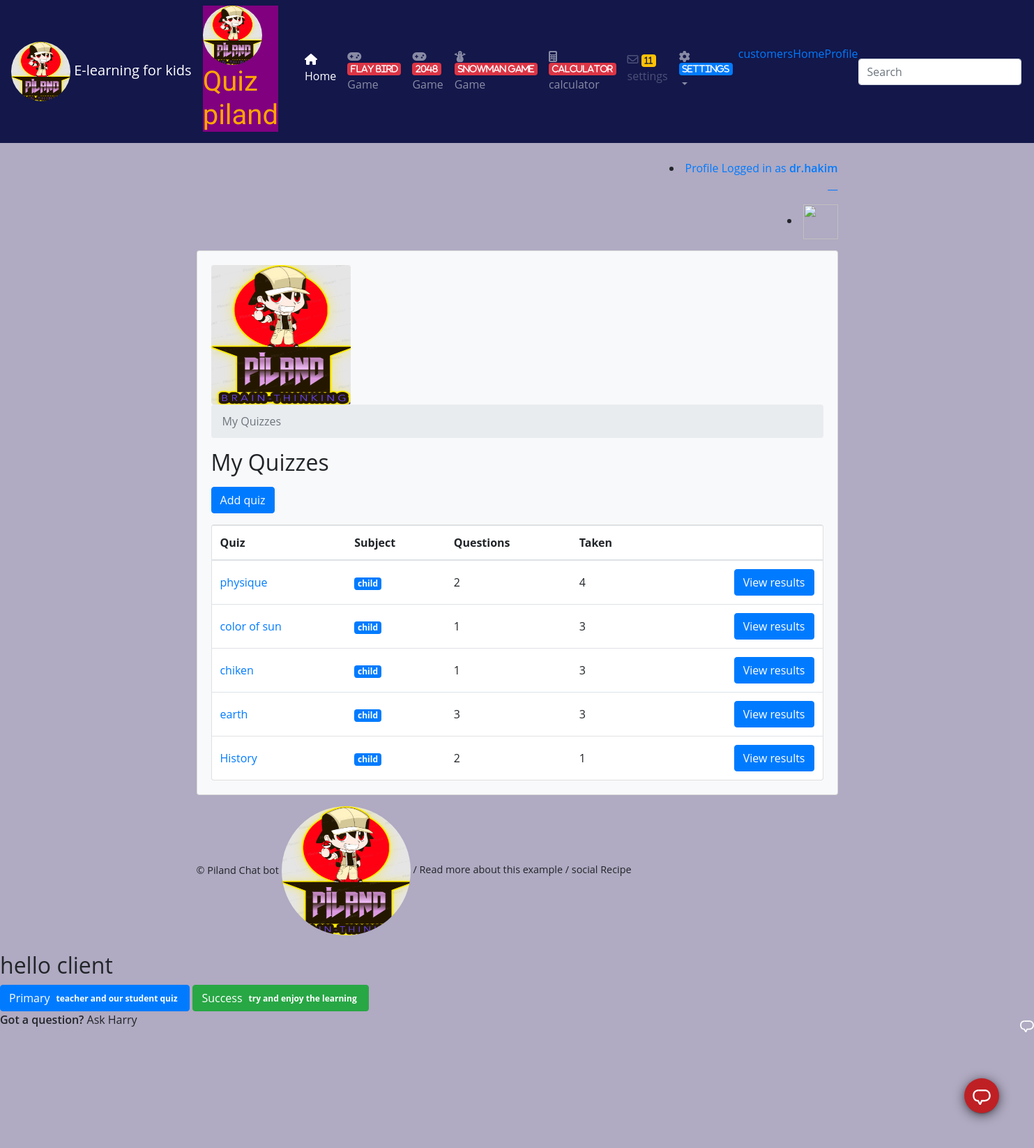
Page /teachers/ (signed in) on the committed database.
### account/models.py (models this page shows, shortened)
class User(AbstractUser):
    is_student = models.BooleanField(default=False)
    is_teacher = models.BooleanField(default=False)

class Quiz(models.Model):
    owner = models.ForeignKey(User, on_delete=models.CASCADE, related_name='quizzes')
    name = models.CharField(max_length=255)
    subject = models.ForeignKey(Subject, on_delete=models.CASCADE, related_name='quizzes')

class Subject(models.Model):
    name = models.CharField(max_length=30)
    color = models.CharField(max_length=7, default='#007bff')
    def get_html_badge(self):
        name = escape(self.name)
        color = escape(self.color)
        html = '<span class="badge badge-primary" style="background-color: %s">%s</span>' % (color, name)
        return mark_safe(html)

### account/views/teachers.py (the view)
# urls.py: path('', students.QuizListView.as_view(), name='quiz_list'),
@method_decorator([login_required, teacher_required], name='dispatch')
class QuizListView(ListView):
    model = Quiz
    ordering = ('name', )
    context_object_name = 'quizzes'
    template_name = 'classroom/teachers/quiz_change_list.html'
    def get_queryset(self):
        queryset = self.request.user.quizzes \
            .select_related('subject') \
            .annotate(questions_count=Count('questions', distinct=True)) \
            .annotate(taken_count=Count('taken_quizzes', distinct=True))
        return queryset

### templates/classroom/teachers/quiz_change_list.html
{% extends 'base.html' %}
{% block content %}
  <nav aria-label="breadcrumb">
    <ol class="breadcrumb">
      <li class="breadcrumb-item active" aria-current="page">My Quizzes</li>
    </ol>
  </nav>
  <h2 class="mb-3">My Quizzes</h2>
  <a href="{% url 'teachers:quiz_add' %}" class="btn btn-primary mb-3" role="button">Add quiz</a>
  <div class="card">
    <table class="table mb-0">
      <thead>
        <tr>
          <th>Quiz</th>
          <th>Subject</th>
          <th>Questions</th>
          <th>Taken</th>
          <th></th>
        </tr>
      </thead>
      <tbody>
        {% for quiz in quizzes %}
          <tr>
            <td class="align-middle"><a href="{% url 'teachers:quiz_change' quiz.pk %}">{{ quiz.name }}</a></td>
            <td class="align-middle">{{ quiz.subject.get_html_badge }}</td>
            <td class="align-middle">{{ quiz.questions_count }}</td>
            <td class="align-middle">{{ quiz.taken_count }}</td>
            <td class="text-right">
              <a href="{% url 'teachers:quiz_results' quiz.pk %}" class="btn btn-primary">View results</a>
            </td>
          </tr>
        {% empty %}
          <tr>
            <td class="bg-light text-center font-italic" colspan="5">You haven't created any quiz yet.</td>
          </tr>
        {% endfor %}
      </tbody>
    </table>
  </div>
{% endblock %}

### templates/base.html (shortened to what this page needs)
{% load static %}<!doctype html>
<html lang="en">
  <head>
    <link rel="stylesheet" href="https://maxcdn.bootstrapcdn.com/bootstrap/4.0.0/css/bootstrap.min.css">
    <link rel="stylesheet" type="text/css" href="{% static 'vendor/fontello-2f186091/css/fontello.css' %}">
    <link rel="stylesheet" type="text/css" href="{% static 'css/app.css' %}">
     <link rel="stylesheet" type="text/css" href="{% static 'css/app.scss' %}">
  <link rel="stylesheet" href="https://cdnjs.cloudflare.com/ajax/libs/font-awesome/4.7.0/css/font-awesome.min.css">
    {% if user.is_authenticated and user.is_teacher %}
      <link rel="stylesheet" type="text/css" href="{% static 'css/teachers.css' %}">
    {% else %}
      <link rel="stylesheet" type="text/css" href="{% static 'css/students.css' %}">
    {% endif %}
  </head>
  <body class="is-preload">
<div id="wrapper">
   {% if user.is_authenticated %}
  <nav class="navbar navbar-icon-top navbar-expand-lg navbar-dark" style="background:#13174a">
  <a class="navbar-brand" href="{% url 'home' %}">
      <img src="{%  static 'logh.PNG' %}"class="rounded-circle"  height="85" width="85" alt=" Quiz piland" />
      E-learning for kids</a>
<h1 class="logo" style="background:purple">
                <a href="/" style="color:orange">
                  <img src="{%  static 'logh.PNG' %}"class="rounded-circle"  height="85" width="85" alt=" Quiz piland" />
                   Quiz piland
                </a>
              </h1>
  <div class="collapse navbar-collapse" id="navbarSupportedContent">
    <ul class="navbar-nav mr-auto">
      <li class="nav-item active">
        <a class="nav-link" href="{% url 'home' %}">
          <i class="fa fa-home " aria-hidden="true"></i>
          Home
          </a>
      </li>
       <li class="nav-item">
        <a class="nav-link" href="https://gameflappyball.netlify.app/" target="_blank">
          <i class="fa fa-gamepad" aria-hidden="true">
            <span class="badge badge-danger">flay bird</span>
          </i>
          Game
        </a>
      </li>
       <li class="nav-item">
        <a class="nav-link" href="https://unruffled-lovelace-1de416.netlify.app/" target="_blank">
          <i class="fa fa-gamepad" aria-hidden="true">
            <span class="badge badge-danger">2048</span>
          </i>
          Game
        </a>
      </li>
       <li class="nav-item">
        <a class="nav-link" href="https://sitesgeneral.netlify.app/game.html" target="_blank">
         <i class="fas fa-snowman">
            <span class="badge badge-danger">snowman game </span>
          </i>
          Game
        </a>
      </li>
       <li class="nav-item">
        <a class="nav-link" href="https://calculatorscientifique.netlify.app/" target="_blank">
          <i class="fa fa-calculator">
            <span class="badge badge-danger">calculator</span>
          </i>
          calculator
        </a>
      </li>
      <li class="nav-item">
        <a class="nav-link disabled" href="#">
          <i class="fa fa-envelope-o">
            <span class="badge badge-warning">11</span>
          </i>
              settings
        </a>
      </li>
      <li class="nav-item dropdown">
        <a class="nav-link dropdown-toggle" href="#" id="navbarDropdown" role="button" data-toggle="dropdown" aria-haspopup="true" aria-expanded="false">
          <i class="fa fa-cog">
            <span class="badge badge-primary">
                  settings
            </span>
          </i>
        </a>
      </li>
      <li>
               <a  href="/customers/profile/">
                       customers
              </a>
              </li>
        <li><a href="{% url 'home' %}">Home</a></li>
                <li><a href="{% url 'view_profile'%}">Profile</a></li>
    </ul>
    <form class="form-inline my-2 my-lg-0">
      <input class="form-control mr-sm-2" type="text" placeholder="Search" aria-label="Search">
    </form>
  </div>
</nav>
{% endif %}
    <div class="container my-4">
      <div class="row justify-content-center">
        <div class="col-md-10 col-sm-12">
          <div class="row">
            <div class="col-6">
            </div>
            <div class="col-6 text-right">
              {% if user.is_authenticated %}
                 <li><a href="{% url 'view_profile'%}">Profile
                 Logged in as <strong>{{ user.username }}</strong>
                   <p>
                {{user.first_name}}  __  {{user.last_name}}
                   </p>
              {%if user.userprofile.image  %}
                    <li><img src="{{ user.userprofile.image.url}}" width="50" height="50"></li>
              {% else %}
              <li><img src="https://upload.wikimedia.org/wikipedia/commons/thumb/5/59/User-avatar.svg/1024px-User-avatar.svg.png" width="50" height="50"></li>
              {% endif %}
                 </a>
              </li>
              {% else %}
                <a href="{% url 'login' %}" class="btn btn-light" role="button">Log in</a>
                <a href="{% url 'signup' %}" class="btn btn-primary" role="button">Sign up</a>
              {% endif %}
            </div>
          </div>
          <div class="card mb-3 bg-light">
            <div class="card-body">
                  <img src="{%  static 'logh.PNG' %}"class="rounded responsive"  height="200px" width="200px" alt=" Quiz piland" />
              {% block content %}
              {% endblock %}
            </div>
          </div>
          <footer>
            <a href="https://calm-wave-93292.herokuapp.com/">© Piland Chat bot
            <img src="{%  static 'logh.PNG' %}"class="rounded-circle"  height="185px" width="185px" alt=" Quiz piland" />
            </a>
            /
            <a href="https://unruffled-lovelace-1de416.netlify.app/">Read more about this example</a>
            /
            <a href="https://calm-wave-93292.herokuapp.com/">social Recipe</a>
          </footer>
        </div>
      </div>
    </div>
    </div>
    <div id="chat-circle" class=" btn-raised">
<svg class="icon-speech" viewBox="0 0 48 48">
      <use xlink:href="#icon-speech" />
    </svg>	</div>
<div class="chatbot chatbot--closed ">
    <h2>hello client </h2>
  <button type="button" class="btn btn-primary">Primary <span class="badge">
      teacher and our student quiz
  </span></button>
  <button type="button" class="btn btn-success">Success <span class="badge">
      try and enjoy  the learning
  </span></button>
  <div class="chatbot__header">
    <p><strong>Got a question?</strong> <span class="u-text-highlight">Ask Harry</span></p>
    <svg class="chatbot__close-button icon-speech" viewBox="0 0 32 32">
      <use xlink:href="#icon-speech" />
    </svg>
  </div>
</div>
  </body>
</html>

### static/css/app.css (style rules this page uses)
.logo { font-family: 'Clicker Script', cursive; }
.logo a { color: #212529; text-decoration: none; }
footer { font-size: .9rem; }
footer a { color: #212529; }

### static/css/teachers.css (style rules this page uses)
body { background-color: #b0aac2; }

### templates/base.html (style rules this page uses)
.u-text-highlight { color: $riptide; }
* { box-sizing: border-box; }
body { background: url("https://images.unsplash.com/photo-1464823063530-08f10ed1a2dd?dpr=1&auto=compress,format&fit=crop&w=1199&h=799&q=80&cs=tinysrgb&crop=&bg=") no-repeat center center; background-size: cover; height: 1000px; font-family: "Open Sans", sans-serif; font-size: 16px; }
input { font-family: "Open Sans", sans-serif; }
strong { font-weight: 600; }
body { background: url("https://images.unsplash.com/photo-1464823063530-08f10ed1a2dd?dpr=1&auto=compress,format&fit=crop&w=1199&h=799&q=80&cs=tinysrgb&crop=&bg=") no-repeat center center; background-size: cover; height: 1000px; font-family: 'Open Sans', sans-serif; font-size: 16px; }
input { font-family: 'Open Sans', sans-serif; }
#chat-circle { position: fixed; bottom: 50px; right: 50px; background: #BF2024; width: 50px; height: 50px; border-radius: 50%; color: white; padding: 12px; cursor: pointer; box-shadow: 0px 3px 16px 0px rgba(0, 0, 0, 0.6), 0 3px 1px -2px rgba(0, 0, 0, 0.2), 0 1px 5px 0 rgba(0, 0, 0, 0.12); }
body { background-color: #e1e2e3; }

### rows in the picture
User: username "dr.hakim"
Quiz: name "physique", subject.get_html_badge "child", questions_count "2", taken_count "4"
Quiz: name "color of sun", subject.get_html_badge "child", questions_count "1", taken_count "3"
Quiz: name "chiken", subject.get_html_badge "child", questions_count "1", taken_count "3"
Quiz: name "earth", subject.get_html_badge "child", questions_count "3", taken_count "3"
Quiz: name "History", subject.get_html_badge "child", questions_count "2", taken_count "1"
